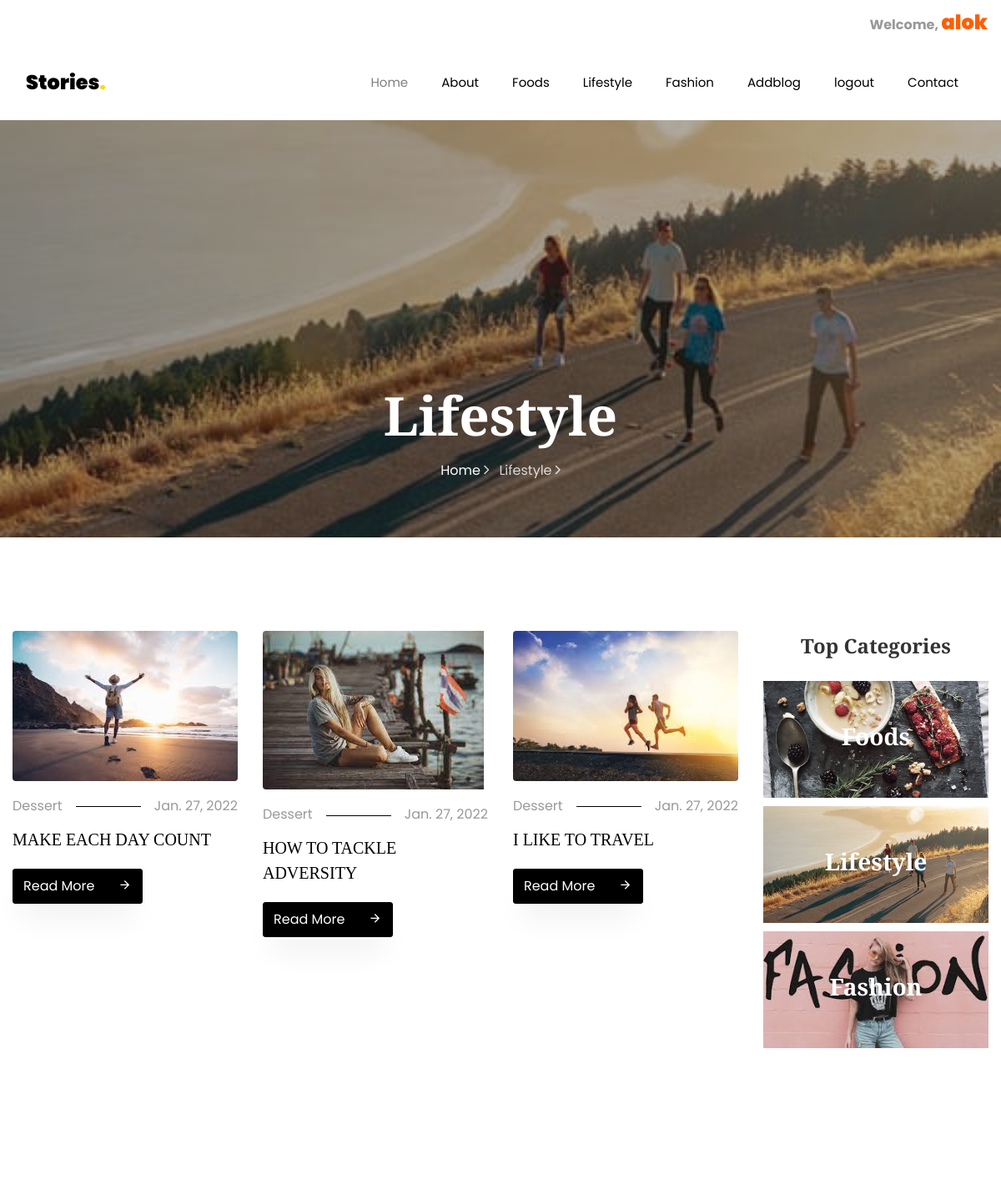
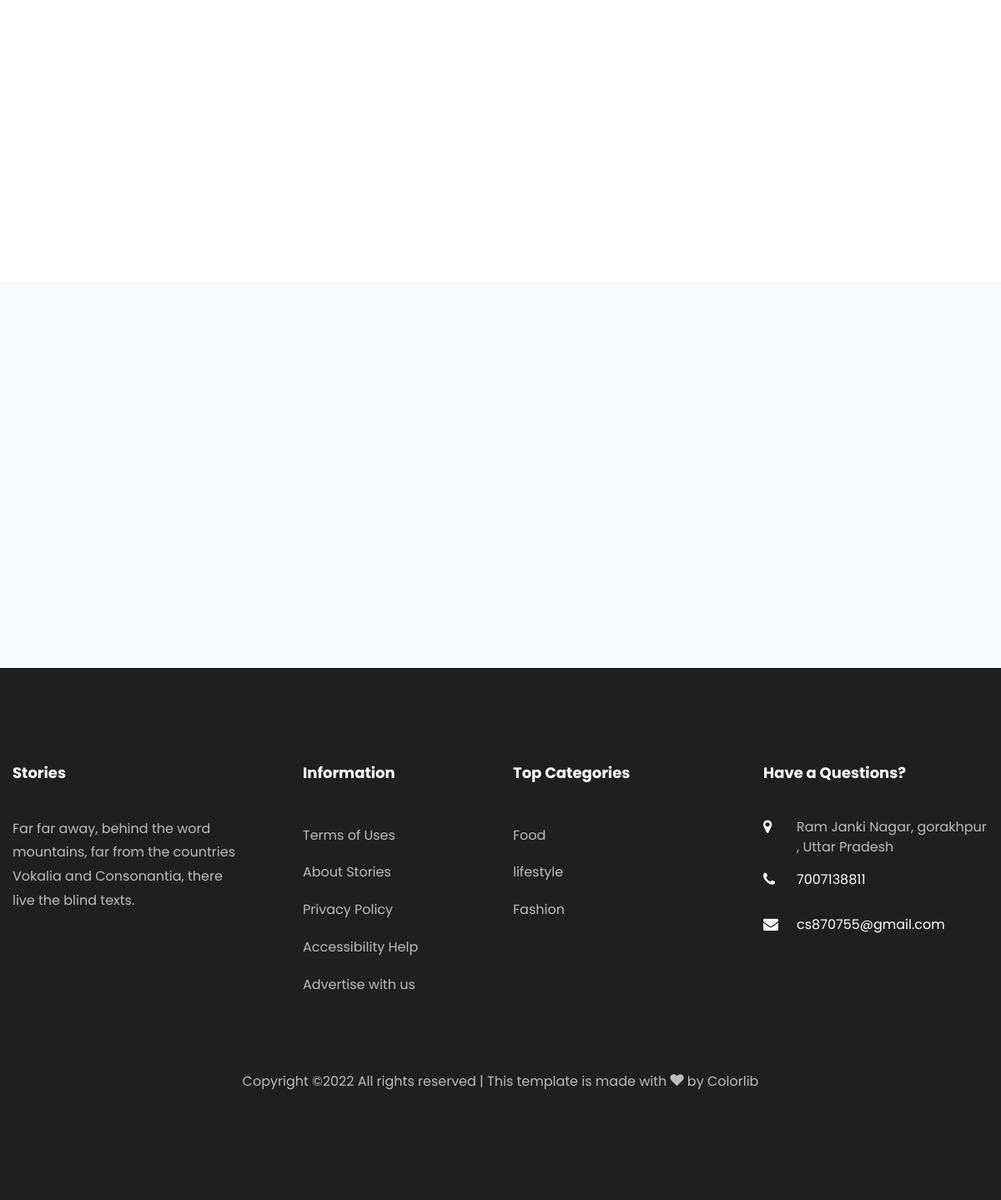
Page /lifestyle/2/ (signed in) on the committed database (2 pictures, top to bottom).
### blog/models.py (models this page shows, shortened)
class Blog(models.Model):
    cat=models.ForeignKey(category,on_delete=models.CASCADE,null=True)
    usr=models.ForeignKey(User,on_delete=models.CASCADE,null=True)
    title=models.CharField(max_length=100,null=True)
    sdes=models.TextField(null=True)
    long_des = models.TextField(null=True)
    images=models.FileField(null=True)
    date = models.DateField(null=True)

### blog/views.py (the view)
# urls.py: path('lifestyle/<int:cid>/', lifestyle, name='lifestyle'),
def lifestyle(request,cid):
    catdata=category.objects.get(id=cid)
    lifestyleblog = Blog.objects.filter(cat=catdata)
    d = {"lifestyleblog":lifestyleblog }
    return render(request, 'lifestyle.html',d)

### blog/templates/lifestyle.html (shortened to what this page needs)
{% extends 'base.html' %}
	{% load static %}
	{% block body %}
    <section class="hero-wrap hero-wrap-2" style="background-image: url({% static 'images/lifestyleback.jpeg' %});">
      <div class="overlay"></div>
      <div class="container">
        <div class="row no-gutters slider-text align-items-end justify-content-center">
          <div class="col-md-9 ftco-animate pb-5 text-center">
            <h1 class="mb-3 bread">Lifestyle</h1>
            <p class="breadcrumbs"><span class="mr-2"><a href="index.html">Home <i class="ion-ios-arrow-forward"></i></a></span> <span>Lifestyle <i class="ion-ios-arrow-forward"></i></span></p>
          </div>
        </div>
      </div>
    </section>
    <section class="ftco-section">
    	<div class="container">
        <div class="row">
        	<div class="col-lg-9">
        		<div class="row">
                    {% for i in lifestyleblog %}
        			<div class="col-md-4 ftco-animate">
    						<div class="blog-entry">
		    					<a href="{% url 'blog_detail' i.id %}" class="img-2"><img src={{ i.images.url}} class="img-fluid" alt="Colorlib Template"></a>
			    				<div class="text pt-3">
	    							<p class="meta d-flex"><span class="pr-3">Dessert</span><span class="ml-auto pl-3">{{i.date}}</span></p>
	    							<h3><a href="{% url 'blog_detail' i.id %}">{{i.title}}</a></h3>
	    							<p class="mb-0"><a href="{% url 'blog_detail' i.id %}" class="btn btn-black py-2">Read More <span class="icon-arrow_forward ml-4"></span></a></p>
	    						</div>
		    				</div>
    					</div>
                    {% endfor %}
        		</div>
        	</div>
        	<div class="col-lg-3">
	            <div class="sidebar-box categories text-center ftco-animate">
			          <h2 class="heading mb-4"> Top Categories</h2>
			          <ul class="category-image">
			          	<li>
			          		<a href="{% url 'foods' 1 %}" class="img d-flex align-items-center justify-content-center text-center" style="background-image: url({% static 'images/category-1.jpg' %});">
			          			<div class="text">
			          				<h3>Foods</h3>
			          			</div>
			          		</a>
			          	</li>
			          	<li>
			          		<a href="{% url 'lifestyle' 2 %}" class="img d-flex align-items-center justify-content-center text-center" style="background-image: url({% static 'images/lifestyleback.jpeg' %});">
			          			<div class="text">
			          				<h3>Lifestyle</h3>
			          			</div>
			          		</a>
			          	</li>
			          	<li>
			          		<a href="{% url 'fashion' 3 %}" class="img d-flex align-items-center justify-content-center text-center" style="background-image: url({% static 'images/fashion_theme.jpeg' %});">
			          			<div class="text">
			          				<h3>Fashion</h3>
			          			</div>
			          		</a>
			          	</li>
			          </ul>
	        		</div>
            </div>
        	</div>
        </div>
    </section>
{% endblock %}

### blog/templates/base.html (shortened to what this page needs)
<!DOCTYPE html>
<html lang="en">
  <head>
	  {% load static %}
    <link rel="stylesheet" href="{% static 'css/open-iconic-bootstrap.min.css' %}">
    <link rel="stylesheet" href="{% static 'css/animate.css' %}">
    <link rel="stylesheet" href="{% static 'css/owl.carousel.min.css' %}">
    <link rel="stylesheet" href="{% static 'css/owl.theme.default.min.css' %}">
    <link rel="stylesheet" href="{% static 'css/magnific-popup.css' %}">
    <link rel="stylesheet" href="{% static 'css/aos.css' %}">
    <link rel="stylesheet" href="{% static 'css/ionicons.min.css' %}">
    <link rel="stylesheet" href="{% static 'css/flaticon.css' %}">
    <link rel="stylesheet" href="{% static 'css/icomoon.css' %}">
    <link rel="stylesheet" href="{% static 'css/style.css' %}">
  </head>
  <body>
  {% if user.is_authenticated %}
  <div class="top-header">
    <div class="row">
      <div class="col-lg-12 text-right text-lg-right">
        <ul class="navbar-nav ml-auto">
          <div style="text-align:right;" >
         <li class="list-inline-item-last" style="text-align:right;"> <b>Welcome, </b><a  class="navbar-brand" href="{% url 'dashboard' 'MyBlog' %}">{{request.user.first_name}}</a></li>
          </div>
        </ul>
      </div>
    </div>
  </div>
  {% endif %}
	  <nav class="navbar navbar-expand-lg navbar-dark bg-dark ftco-navbar-light" id="ftco-navbar">
	    <div class="container">
	      <a class="navbar-brand" href="index.html">Stories<span>.</span></a>
	      <div class="collapse navbar-collapse" id="ftco-nav">
	        <ul class="navbar-nav ml-auto">
	          <li class="nav-item active"><a href="{% url 'home' %}" class="nav-link">Home</a></li>
	          <li class="nav-item"><a href="{% url 'about' %}" class="nav-link">About</a></li>
	          <li class="nav-item"><a href="{% url 'foods' 1 %}" class="nav-link">Foods</a></li>
	          <li class="nav-item"><a href="{% url 'lifestyle' 2 %}" class="nav-link">Lifestyle</a></li>
               <li class="nav-item"><a href="{% url 'fashion' 3 %}" class="nav-link">Fashion</a></li>
              <li class="nav-item"><a href="{% url 'add_blog' %}" class="nav-link">Addblog</a></li>
                 {% if request.user.is_authenticated %}
              <li class="nav-item"><a href="{% url 'logout' %}" class="nav-link">logout</a></li>
                {% endif %}
	          <li class="nav-item"><a href="{% url 'contact' %}" class="nav-link">Contact</a></li>
	        </ul>
	      </div>
	    </div>
	  </nav>
  {% block body %}
  {% endblock %}
  <section class="ftco-subscribe ftco-section bg-light">
      <div class="overlay">
        <div class="container">
          <div class="row d-flex justify-content-center">
          </div>
        </div>
      </div>
    </section>
    <footer class="ftco-footer ftco-footer-2 ftco-section">
      <div class="container">
        <div class="row mb-5">
          <div class="col-md">
            <div class="ftco-footer-widget mb-4">
              <h2 class="ftco-heading-2">Stories</h2>
              <p>Far far away, behind the word mountains, far from the countries Vokalia and Consonantia, there live the blind texts.</p>
              <ul class="ftco-footer-social list-unstyled float-md-left float-lft mt-5">
              </ul>
            </div>
          </div>
          <div class="col-md">
            <div class="ftco-footer-widget mb-4 ml-md-5">
              <h2 class="ftco-heading-2">Information</h2>
              <ul class="list-unstyled">
                <li><a href="#" class="py-2 d-block">Terms of Uses</a></li>
                <li><a href="#" class="py-2 d-block">About Stories</a></li>
                <li><a href="#" class="py-2 d-block">Privacy Policy</a></li>
                <li><a href="#" class="py-2 d-block">Accessibility Help</a></li>
                <li><a href="#" class="py-2 d-block">Advertise with us</a></li>
              </ul>
            </div>
          </div>
          <div class="col-md">
             <div class="ftco-footer-widget mb-4">
              <h2 class="ftco-heading-2"> Top Categories</h2>
              <ul class="list-unstyled">
                <li><a href="{% url 'foods' 1 %}" class="py-2 d-block">Food</a></li>
                <li><a href="{% url 'lifestyle' 2 %}" class="py-2 d-block">lifestyle</a></li>
                <li><a href="{% url 'fashion' 3 %}" class="py-2 d-block">Fashion</a></li>
              </ul>
            </div>
          </div>
          <div class="col-md">
            <div class="ftco-footer-widget mb-4">
            	<h2 class="ftco-heading-2">Have a Questions?</h2>
            	<div class="block-23 mb-3">
	              <ul>
	                <li><span class="icon icon-map-marker"></span><span class="text">Ram Janki Nagar, gorakhpur , Uttar Pradesh</span></li>
	                <li><a href="#"><span class="icon icon-phone"></span><span class="text">7007138811</span></a></li>
	                <li><a href="#"><span class="icon icon-envelope"></span><span class="text">cs870755@gmail.com</span></a></li>
	              </ul>
	            </div>
            </div>
          </div>
        </div>
        <div class="row">
          <div class="col-md-12 text-center">
            <p>
  Copyright &copy;<script>document.write(new Date().getFullYear());</script> All rights reserved | This template is made with <i class="icon-heart color-danger" aria-hidden="true"></i> by <a href="https://colorlib.com" target="_blank">Colorlib</a>
  </p>
          </div>
        </div>
      </div>
    </footer>
  </body>
</html>

### blog/static/css/icomoon.css (style rules this page uses)
[class^="icon-"], [class*=" icon-"] { font-family: 'icomoon' !important; speak: none; font-style: normal; font-weight: normal; font-variant: normal; text-transform: none; line-height: 1; -webkit-font-smoothing: antialiased; -moz-osx-font-smoothing: grayscale; }
.icon-heart:before { content: "\f004"; }
.icon-map-marker:before { content: "\f041"; }
.icon-phone:before { content: "\f095"; }
.icon-envelope:before { content: "\f0e0"; }
.icon-arrow_forward:before { content: "\e5c8"; }

### rows in the picture
Blog: images (picture), date "Jan. 27, 2022", title "MAKE EACH DAY COUNT"
Blog: images (picture), date "Jan. 27, 2022", title "HOW TO TACKLE ADVERSITY"
Blog: images (picture), date "Jan. 27, 2022", title "I LIKE TO TRAVEL"

### other values in the picture
{{ request.user.first_name }} "alok"
